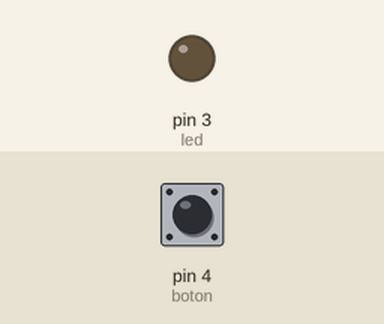
A sketch run on a simulated Arduino Uno, built with avr-gcc and run on an emulated ATmega328P. On the bench: output pins drawn as LEDs (lit = HIGH). The inputs (shaded band) are chosen by the test bench; at power-on: pin 4 (boton) HIGH.

Above: at 1.2 s.
1.3 s: pin 4 (boton) pulled LOW for 1 s
At 1.4 s:
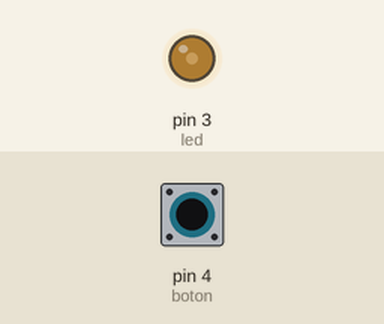
3.8 s: pin 4 (boton) pulled LOW for 0.15 s
At 4.8 s:
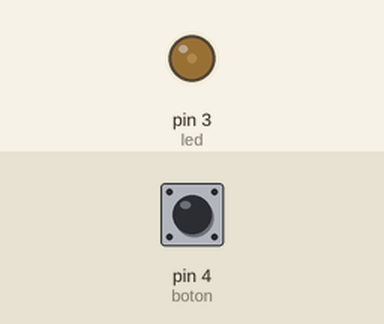
5.4 s: pin 4 (boton) pulled LOW for 3.2 s
At 9.5 s:
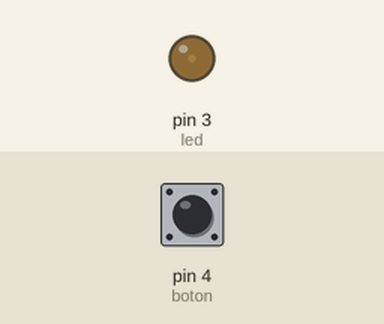
Timing chart, 0 to 11.0 s (numbered marks = the images above; inputs shaded):
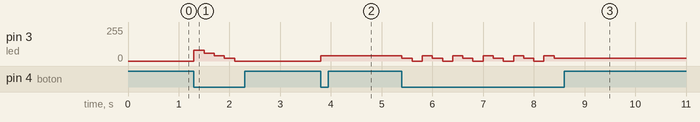

Measured:
- after the input at 1.3 s, pin 3 (led): 0/255 → 80/255 at once, → 60/255 0.20 s later, → 40/255 0.20 s later, → 20/255 0.20 s later, … (5 changes in this stretch)
- after the input at 3.8 s, pin 3 (led): 0/255 → 40/255 at once
- after the input at 5.4 s, pin 3 (led): 40/255 → 20/255 at once, then repeats every 0.60 s: 0/255 0.20 s, 40/255 0.20 s, 20/255 0.20 s, until it stays 20/255 from 8.4 s

The sketch:

prueba_del_pryecto_de_la_lecc_on3.ino
```cpp
int brillo = 100;
int led = 3;
int boton = 4;
void setup() {
pinMode(led,OUTPUT);
pinMode(boton,INPUT);
digitalWrite(4,HIGH);
}
void loop() {
  if(brillo==0){
  brillo=60;
  }
  else if(digitalRead(boton)==LOW){
  brillo = brillo - 20;
  analogWrite(led, brillo);
  delay(200);
  }
}
```
